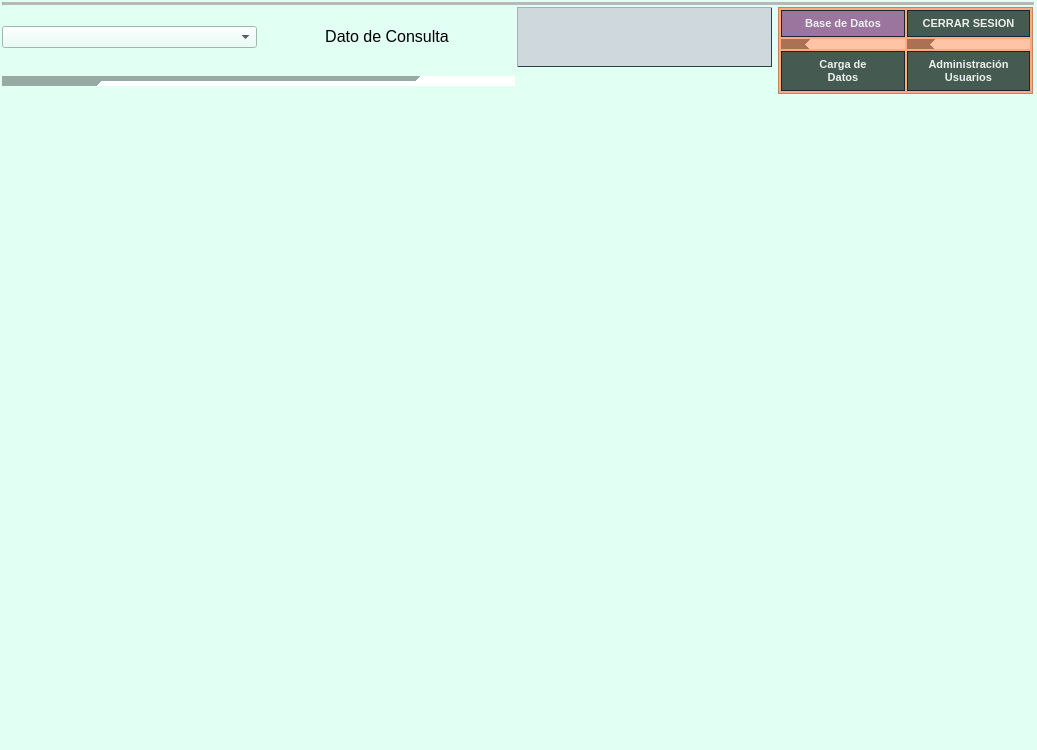
<?xml version="1.0" encoding="UTF-8"?>
<ui version="4.0">
 <class>MainWindow</class>
 <widget class="QMainWindow" name="MainWindow">
  <property name="geometry">
   <rect>
    <x>0</x>
    <y>0</y>
    <width>1037</width>
    <height>750</height>
   </rect>
  </property>
  <property name="sizePolicy">
   <sizepolicy hsizetype="Expanding" vsizetype="Preferred">
    <horstretch>0</horstretch>
    <verstretch>0</verstretch>
   </sizepolicy>
  </property>
  <property name="sizeIncrement">
   <size>
    <width>1</width>
    <height>1</height>
   </size>
  </property>
  <property name="baseSize">
   <size>
    <width>0</width>
    <height>0</height>
   </size>
  </property>
  <property name="palette">
   <palette>
    <active>
     <colorrole role="WindowText">
      <brush brushstyle="SolidPattern">
       <color alpha="255">
        <red>255</red>
        <green>255</green>
        <blue>255</blue>
       </color>
      </brush>
     </colorrole>
     <colorrole role="Button">
      <brush brushstyle="SolidPattern">
       <color alpha="255">
        <red>226</red>
        <green>255</green>
        <blue>244</blue>
       </color>
      </brush>
     </colorrole>
     <colorrole role="Base">
      <brush brushstyle="SolidPattern">
       <color alpha="255">
        <red>226</red>
        <green>255</green>
        <blue>244</blue>
       </color>
      </brush>
     </colorrole>
     <colorrole role="Window">
      <brush brushstyle="SolidPattern">
       <color alpha="255">
        <red>226</red>
        <green>255</green>
        <blue>244</blue>
       </color>
      </brush>
     </colorrole>
    </active>
    <inactive>
     <colorrole role="WindowText">
      <brush brushstyle="SolidPattern">
       <color alpha="255">
        <red>255</red>
        <green>255</green>
        <blue>255</blue>
       </color>
      </brush>
     </colorrole>
     <colorrole role="Button">
      <brush brushstyle="SolidPattern">
       <color alpha="255">
        <red>226</red>
        <green>255</green>
        <blue>244</blue>
       </color>
      </brush>
     </colorrole>
     <colorrole role="Base">
      <brush brushstyle="SolidPattern">
       <color alpha="255">
        <red>226</red>
        <green>255</green>
        <blue>244</blue>
       </color>
      </brush>
     </colorrole>
     <colorrole role="Window">
      <brush brushstyle="SolidPattern">
       <color alpha="255">
        <red>226</red>
        <green>255</green>
        <blue>244</blue>
       </color>
      </brush>
     </colorrole>
    </inactive>
    <disabled>
     <colorrole role="Button">
      <brush brushstyle="SolidPattern">
       <color alpha="255">
        <red>226</red>
        <green>255</green>
        <blue>244</blue>
       </color>
      </brush>
     </colorrole>
     <colorrole role="Base">
      <brush brushstyle="SolidPattern">
       <color alpha="255">
        <red>226</red>
        <green>255</green>
        <blue>244</blue>
       </color>
      </brush>
     </colorrole>
     <colorrole role="Window">
      <brush brushstyle="SolidPattern">
       <color alpha="255">
        <red>226</red>
        <green>255</green>
        <blue>244</blue>
       </color>
      </brush>
     </colorrole>
     <colorrole role="ToolTipText">
      <brush brushstyle="SolidPattern">
       <color alpha="255">
        <red>255</red>
        <green>255</green>
        <blue>255</blue>
       </color>
      </brush>
     </colorrole>
    </disabled>
   </palette>
  </property>
  <property name="windowTitle">
   <string>Base de Datos</string>
  </property>
  <property name="windowIcon">
   <iconset>
    <normaloff>../../Users/archivodatcorrsa/.designer/img/Escudo.ico</normaloff>../../Users/archivodatcorrsa/.designer/img/Escudo.ico</iconset>
  </property>
  <property name="windowOpacity">
   <double>99.000000000000000</double>
  </property>
  <property name="styleSheet">
   <string notr="true">
background-color: rgb(226, 255, 244);</string>
  </property>
  <widget class="QWidget" name="centralwidget">
   <property name="enabled">
    <bool>true</bool>
   </property>
   <property name="palette">
    <palette>
     <active>
      <colorrole role="WindowText">
       <brush brushstyle="SolidPattern">
        <color alpha="255">
         <red>0</red>
         <green>0</green>
         <blue>0</blue>
        </color>
       </brush>
      </colorrole>
      <colorrole role="Button">
       <brush brushstyle="SolidPattern">
        <color alpha="255">
         <red>226</red>
         <green>255</green>
         <blue>244</blue>
        </color>
       </brush>
      </colorrole>
      <colorrole role="Text">
       <brush brushstyle="SolidPattern">
        <color alpha="255">
         <red>0</red>
         <green>0</green>
         <blue>0</blue>
        </color>
       </brush>
      </colorrole>
      <colorrole role="Base">
       <brush brushstyle="SolidPattern">
        <color alpha="255">
         <red>226</red>
         <green>255</green>
         <blue>244</blue>
        </color>
       </brush>
      </colorrole>
      <colorrole role="Window">
       <brush brushstyle="SolidPattern">
        <color alpha="255">
         <red>226</red>
         <green>255</green>
         <blue>244</blue>
        </color>
       </brush>
      </colorrole>
     </active>
     <inactive>
      <colorrole role="WindowText">
       <brush brushstyle="SolidPattern">
        <color alpha="255">
         <red>0</red>
         <green>0</green>
         <blue>0</blue>
        </color>
       </brush>
      </colorrole>
      <colorrole role="Button">
       <brush brushstyle="SolidPattern">
        <color alpha="255">
         <red>226</red>
         <green>255</green>
         <blue>244</blue>
        </color>
       </brush>
      </colorrole>
      <colorrole role="Text">
       <brush brushstyle="SolidPattern">
        <color alpha="255">
         <red>0</red>
         <green>0</green>
         <blue>0</blue>
        </color>
       </brush>
      </colorrole>
      <colorrole role="Base">
       <brush brushstyle="SolidPattern">
        <color alpha="255">
         <red>226</red>
         <green>255</green>
         <blue>244</blue>
        </color>
       </brush>
      </colorrole>
      <colorrole role="Window">
       <brush brushstyle="SolidPattern">
        <color alpha="255">
         <red>226</red>
         <green>255</green>
         <blue>244</blue>
        </color>
       </brush>
      </colorrole>
     </inactive>
     <disabled>
      <colorrole role="Button">
       <brush brushstyle="SolidPattern">
        <color alpha="255">
         <red>226</red>
         <green>255</green>
         <blue>244</blue>
        </color>
       </brush>
      </colorrole>
      <colorrole role="Base">
       <brush brushstyle="SolidPattern">
        <color alpha="255">
         <red>226</red>
         <green>255</green>
         <blue>244</blue>
        </color>
       </brush>
      </colorrole>
      <colorrole role="Window">
       <brush brushstyle="SolidPattern">
        <color alpha="255">
         <red>226</red>
         <green>255</green>
         <blue>244</blue>
        </color>
       </brush>
      </colorrole>
     </disabled>
    </palette>
   </property>
   <property name="font">
    <font>
     <bold>true</bold>
    </font>
   </property>
   <layout class="QGridLayout" name="gridLayout_2">
    <item row="7" column="1">
     <widget class="QLabel" name="mi_data_cons">
      <property name="sizePolicy">
       <sizepolicy hsizetype="Expanding" vsizetype="Expanding">
        <horstretch>0</horstretch>
        <verstretch>0</verstretch>
       </sizepolicy>
      </property>
      <property name="maximumSize">
       <size>
        <width>303</width>
        <height>15</height>
       </size>
      </property>
      <property name="palette">
       <palette>
        <active>
         <colorrole role="WindowText">
          <brush brushstyle="SolidPattern">
           <color alpha="255">
            <red>0</red>
            <green>0</green>
            <blue>0</blue>
           </color>
          </brush>
         </colorrole>
         <colorrole role="Button">
          <brush brushstyle="SolidPattern">
           <color alpha="255">
            <red>226</red>
            <green>255</green>
            <blue>244</blue>
           </color>
          </brush>
         </colorrole>
         <colorrole role="Text">
          <brush brushstyle="SolidPattern">
           <color alpha="255">
            <red>0</red>
            <green>0</green>
            <blue>0</blue>
           </color>
          </brush>
         </colorrole>
         <colorrole role="Base">
          <brush brushstyle="SolidPattern">
           <color alpha="255">
            <red>226</red>
            <green>255</green>
            <blue>244</blue>
           </color>
          </brush>
         </colorrole>
         <colorrole role="Window">
          <brush brushstyle="SolidPattern">
           <color alpha="255">
            <red>226</red>
            <green>255</green>
            <blue>244</blue>
           </color>
          </brush>
         </colorrole>
        </active>
        <inactive>
         <colorrole role="WindowText">
          <brush brushstyle="SolidPattern">
           <color alpha="255">
            <red>0</red>
            <green>0</green>
            <blue>0</blue>
           </color>
          </brush>
         </colorrole>
         <colorrole role="Button">
          <brush brushstyle="SolidPattern">
           <color alpha="255">
            <red>226</red>
            <green>255</green>
            <blue>244</blue>
           </color>
          </brush>
         </colorrole>
         <colorrole role="Text">
          <brush brushstyle="SolidPattern">
           <color alpha="255">
            <red>0</red>
            <green>0</green>
            <blue>0</blue>
           </color>
          </brush>
         </colorrole>
         <colorrole role="Base">
          <brush brushstyle="SolidPattern">
           <color alpha="255">
            <red>226</red>
            <green>255</green>
            <blue>244</blue>
           </color>
          </brush>
         </colorrole>
         <colorrole role="Window">
          <brush brushstyle="SolidPattern">
           <color alpha="255">
            <red>226</red>
            <green>255</green>
            <blue>244</blue>
           </color>
          </brush>
         </colorrole>
        </inactive>
        <disabled>
         <colorrole role="WindowText">
          <brush brushstyle="SolidPattern">
           <color alpha="255">
            <red>0</red>
            <green>0</green>
            <blue>0</blue>
           </color>
          </brush>
         </colorrole>
         <colorrole role="Button">
          <brush brushstyle="SolidPattern">
           <color alpha="255">
            <red>226</red>
            <green>255</green>
            <blue>244</blue>
           </color>
          </brush>
         </colorrole>
         <colorrole role="Text">
          <brush brushstyle="SolidPattern">
           <color alpha="255">
            <red>0</red>
            <green>0</green>
            <blue>0</blue>
           </color>
          </brush>
         </colorrole>
         <colorrole role="Base">
          <brush brushstyle="SolidPattern">
           <color alpha="255">
            <red>226</red>
            <green>255</green>
            <blue>244</blue>
           </color>
          </brush>
         </colorrole>
         <colorrole role="Window">
          <brush brushstyle="SolidPattern">
           <color alpha="255">
            <red>226</red>
            <green>255</green>
            <blue>244</blue>
           </color>
          </brush>
         </colorrole>
        </disabled>
       </palette>
      </property>
      <property name="font">
       <font>
        <pointsize>12</pointsize>
        <bold>false</bold>
       </font>
      </property>
      <property name="contextMenuPolicy">
       <enum>Qt::ContextMenuPolicy::NoContextMenu</enum>
      </property>
      <property name="styleSheet">
       <string notr="true">QLabel[subtitulo=&quot;true&quot;] {
background-color: transparent;
  
    border-bottom: 1px solid #b0bec5;
    padding-bottom: 2px;
}
</string>
      </property>
      <property name="text">
       <string>Dato de Consulta</string>
      </property>
      <property name="alignment">
       <set>Qt::AlignmentFlag::AlignCenter</set>
      </property>
     </widget>
    </item>
    <item row="0" column="0" colspan="7">
     <widget class="Line" name="line">
      <property name="minimumSize">
       <size>
        <width>2</width>
        <height>0</height>
       </size>
      </property>
      <property name="midLineWidth">
       <number>11</number>
      </property>
      <property name="orientation">
       <enum>Qt::Orientation::Horizontal</enum>
      </property>
     </widget>
    </item>
    <item row="12" column="0" colspan="7">
     <layout class="QGridLayout" name="gridLayout_8">
      <item row="0" column="0">
       <widget class="QTabWidget" name="tabwidget_resultados_consulta">
        <property name="sizePolicy">
         <sizepolicy hsizetype="Expanding" vsizetype="Expanding">
          <horstretch>0</horstretch>
          <verstretch>0</verstretch>
         </sizepolicy>
        </property>
        <property name="maximumSize">
         <size>
          <width>16777215</width>
          <height>16777215</height>
         </size>
        </property>
        <property name="font">
         <font>
          <family>Tahoma</family>
          <pointsize>11</pointsize>
          <bold>true</bold>
         </font>
        </property>
        <property name="styleSheet">
         <string notr="true">QTabBar::tab {
    background-color:#dfe6cf;
    color: black;
    font-weight: bold;
    padding: 9px 14px;
    margin-top: 2px;
    border-top-left-radius: 38px;
    border-top-right-radius: 38px;
    border: 2px solid #1a252f;
    border-bottom: none;
}

QTabBar::tab:selected {
    background-color:#605b78;
    color: white;
    margin-top: 0px;
    border-bottom: 2px solid #34495e;
}
background-color: rgb(182, 182, 182);
</string>
        </property>
        <property name="tabPosition">
         <enum>QTabWidget::TabPosition::North</enum>
        </property>
        <property name="tabShape">
         <enum>QTabWidget::TabShape::Triangular</enum>
        </property>
        <property name="currentIndex">
         <number>-1</number>
        </property>
        <property name="elideMode">
         <enum>Qt::TextElideMode::ElideLeft</enum>
        </property>
        <property name="usesScrollButtons">
         <bool>false</bool>
        </property>
        <property name="documentMode">
         <bool>true</bool>
        </property>
        <property name="movable">
         <bool>false</bool>
        </property>
        <property name="tabBarAutoHide">
         <bool>false</bool>
        </property>
       </widget>
      </item>
     </layout>
    </item>
    <item row="7" column="2">
     <widget class="QLineEdit" name="entry_consultar">
      <property name="sizePolicy">
       <sizepolicy hsizetype="Expanding" vsizetype="Preferred">
        <horstretch>0</horstretch>
        <verstretch>0</verstretch>
       </sizepolicy>
      </property>
      <property name="palette">
       <palette>
        <active>
         <colorrole role="WindowText">
          <brush brushstyle="SolidPattern">
           <color alpha="255">
            <red>26</red>
            <green>37</green>
            <blue>47</blue>
           </color>
          </brush>
         </colorrole>
         <colorrole role="Button">
          <brush brushstyle="SolidPattern">
           <color alpha="255">
            <red>207</red>
            <green>216</green>
            <blue>220</blue>
           </color>
          </brush>
         </colorrole>
         <colorrole role="Text">
          <brush brushstyle="SolidPattern">
           <color alpha="255">
            <red>26</red>
            <green>37</green>
            <blue>47</blue>
           </color>
          </brush>
         </colorrole>
         <colorrole role="ButtonText">
          <brush brushstyle="SolidPattern">
           <color alpha="255">
            <red>26</red>
            <green>37</green>
            <blue>47</blue>
           </color>
          </brush>
         </colorrole>
         <colorrole role="Base">
          <brush brushstyle="SolidPattern">
           <color alpha="255">
            <red>207</red>
            <green>216</green>
            <blue>220</blue>
           </color>
          </brush>
         </colorrole>
         <colorrole role="Window">
          <brush brushstyle="SolidPattern">
           <color alpha="255">
            <red>207</red>
            <green>216</green>
            <blue>220</blue>
           </color>
          </brush>
         </colorrole>
         <colorrole role="Shadow">
          <brush brushstyle="SolidPattern">
           <color alpha="255">
            <red>255</red>
            <green>255</green>
            <blue>255</blue>
           </color>
          </brush>
         </colorrole>
         <colorrole role="PlaceholderText">
          <brush brushstyle="SolidPattern">
           <color alpha="128">
            <red>26</red>
            <green>37</green>
            <blue>47</blue>
           </color>
          </brush>
         </colorrole>
        </active>
        <inactive>
         <colorrole role="WindowText">
          <brush brushstyle="SolidPattern">
           <color alpha="255">
            <red>26</red>
            <green>37</green>
            <blue>47</blue>
           </color>
          </brush>
         </colorrole>
         <colorrole role="Button">
          <brush brushstyle="SolidPattern">
           <color alpha="255">
            <red>207</red>
            <green>216</green>
            <blue>220</blue>
           </color>
          </brush>
         </colorrole>
         <colorrole role="Text">
          <brush brushstyle="SolidPattern">
           <color alpha="255">
            <red>26</red>
            <green>37</green>
            <blue>47</blue>
           </color>
          </brush>
         </colorrole>
         <colorrole role="ButtonText">
          <brush brushstyle="SolidPattern">
           <color alpha="255">
            <red>26</red>
            <green>37</green>
            <blue>47</blue>
           </color>
          </brush>
         </colorrole>
         <colorrole role="Base">
          <brush brushstyle="SolidPattern">
           <color alpha="255">
            <red>207</red>
            <green>216</green>
            <blue>220</blue>
           </color>
          </brush>
         </colorrole>
         <colorrole role="Window">
          <brush brushstyle="SolidPattern">
           <color alpha="255">
            <red>207</red>
            <green>216</green>
            <blue>220</blue>
           </color>
          </brush>
         </colorrole>
         <colorrole role="PlaceholderText">
          <brush brushstyle="SolidPattern">
           <color alpha="128">
            <red>26</red>
            <green>37</green>
            <blue>47</blue>
           </color>
          </brush>
         </colorrole>
        </inactive>
        <disabled>
         <colorrole role="WindowText">
          <brush brushstyle="SolidPattern">
           <color alpha="255">
            <red>26</red>
            <green>37</green>
            <blue>47</blue>
           </color>
          </brush>
         </colorrole>
         <colorrole role="Button">
          <brush brushstyle="SolidPattern">
           <color alpha="255">
            <red>207</red>
            <green>216</green>
            <blue>220</blue>
           </color>
          </brush>
         </colorrole>
         <colorrole role="Text">
          <brush brushstyle="SolidPattern">
           <color alpha="255">
            <red>26</red>
            <green>37</green>
            <blue>47</blue>
           </color>
          </brush>
         </colorrole>
         <colorrole role="ButtonText">
          <brush brushstyle="SolidPattern">
           <color alpha="255">
            <red>26</red>
            <green>37</green>
            <blue>47</blue>
           </color>
          </brush>
         </colorrole>
         <colorrole role="Base">
          <brush brushstyle="SolidPattern">
           <color alpha="255">
            <red>207</red>
            <green>216</green>
            <blue>220</blue>
           </color>
          </brush>
         </colorrole>
         <colorrole role="Window">
          <brush brushstyle="SolidPattern">
           <color alpha="255">
            <red>207</red>
            <green>216</green>
            <blue>220</blue>
           </color>
          </brush>
         </colorrole>
         <colorrole role="PlaceholderText">
          <brush brushstyle="SolidPattern">
           <color alpha="128">
            <red>26</red>
            <green>37</green>
            <blue>47</blue>
           </color>
          </brush>
         </colorrole>
        </disabled>
       </palette>
      </property>
      <property name="font">
       <font>
        <family>Calibri</family>
        <pointsize>15</pointsize>
        <italic>false</italic>
        <fontweight>Black</fontweight>
       </font>
      </property>
      <property name="focusPolicy">
       <enum>Qt::FocusPolicy::WheelFocus</enum>
      </property>
      <property name="acceptDrops">
       <bool>false</bool>
      </property>
      <property name="toolTip">
       <string>&lt;html&gt;&lt;head/&gt;&lt;body&gt;&lt;p align=&quot;center&quot;&gt;&lt;span style=&quot; font-weight:700;&quot;&gt;DATO DE CONSULTA&lt;/span&gt;&lt;/p&gt;&lt;/body&gt;&lt;/html&gt;</string>
      </property>
      <property name="layoutDirection">
       <enum>Qt::LayoutDirection::LeftToRight</enum>
      </property>
      <property name="autoFillBackground">
       <bool>false</bool>
      </property>
      <property name="styleSheet">
       <string notr="true">QLineEdit {
    background-color: #cfd8dc;
    border: 1px solid #455a64;


    color: #1a252f;

    /* relieve simulado */
    border-top-color: #a7b1b7;   /* borde superior más claro */
    border-left-color: #a7b1b7;  /* borde izquierdo más claro */
    border-right-color: #2e3d45; /* borde derecho más oscuro */
    border-bottom-color: #2e3d45;
}

QLineEdit:focus {
    background-color: #b0bec5;
    border: 2px solid #2e4053;
    color: #0f1419;
    outline: none;
}</string>
      </property>
      <property name="inputMethodHints">
       <set>Qt::InputMethodHint::ImhNone</set>
      </property>
      <property name="text">
       <string/>
      </property>
      <property name="maxLength">
       <number>32768</number>
      </property>
      <property name="frame">
       <bool>true</bool>
      </property>
      <property name="echoMode">
       <enum>QLineEdit::EchoMode::Normal</enum>
      </property>
      <property name="alignment">
       <set>Qt::AlignmentFlag::AlignCenter</set>
      </property>
      <property name="dragEnabled">
       <bool>true</bool>
      </property>
      <property name="cursorMoveStyle">
       <enum>Qt::CursorMoveStyle::VisualMoveStyle</enum>
      </property>
     </widget>
    </item>
    <item row="7" column="5" rowspan="2">
     <widget class="QFrame" name="frame">
      <property name="sizePolicy">
       <sizepolicy hsizetype="Expanding" vsizetype="Preferred">
        <horstretch>0</horstretch>
        <verstretch>0</verstretch>
       </sizepolicy>
      </property>
      <property name="styleSheet">
       <string notr="true">background-color: rgb(255, 170, 127);</string>
      </property>
      <property name="frameShape">
       <enum>QFrame::Shape::StyledPanel</enum>
      </property>
      <property name="frameShadow">
       <enum>QFrame::Shadow::Raised</enum>
      </property>
      <layout class="QGridLayout" name="gridLayout">
       <item row="1" column="0">
        <widget class="Line" name="line_2">
         <property name="sizePolicy">
          <sizepolicy hsizetype="Minimum" vsizetype="Fixed">
           <horstretch>0</horstretch>
           <verstretch>0</verstretch>
          </sizepolicy>
         </property>
         <property name="minimumSize">
          <size>
           <width>0</width>
           <height>10</height>
          </size>
         </property>
         <property name="lineWidth">
          <number>100</number>
         </property>
         <property name="orientation">
          <enum>Qt::Orientation::Horizontal</enum>
         </property>
        </widget>
       </item>
       <item row="0" column="0">
        <widget class="QPushButton" name="pushButton_consulta_bases">
         <property name="cursor">
          <cursorShape>PointingHandCursor</cursorShape>
         </property>
         <property name="toolTip">
          <string>&lt;html&gt;&lt;head/&gt;&lt;body&gt;&lt;p align=&quot;center&quot;&gt;&lt;span style=&quot; font-weight:700;&quot;&gt;BASE DE&lt;br/&gt;DATOS&lt;br/&gt;DATCORR&lt;/span&gt;&lt;/p&gt;&lt;/body&gt;&lt;/html&gt;</string>
         </property>
         <property name="styleSheet">
          <string notr="true">QPushButton {
    background-color:#9b759e;
    color: #ecf0f1;
    border: 1px solid #1a252f;
 
    padding: 6px 12px;
    font-weight: bold;
    font-size: 11px;
}
QPushButton:hover {
    background-color: #948d76;     /* tono más claro al pasar el mouse */
}
QPushButton:pressed {
    background-color: #bab9b5;     /* más oscuro al presionar */
    border: 2px solid #1a252f;
}
QPushButton:disabled {
    background-color: #a7b0b5;
    color: #dfe4e8;
    border: 1px solid #95a5a6;
}</string>
         </property>
         <property name="text">
          <string>Base de Datos</string>
         </property>
        </widget>
       </item>
       <item row="2" column="0">
        <widget class="QPushButton" name="pushButton_carga_datos">
         <property name="cursor">
          <cursorShape>PointingHandCursor</cursorShape>
         </property>
         <property name="toolTip">
          <string>&lt;html&gt;&lt;head/&gt;&lt;body&gt;&lt;p align=&quot;center&quot;&gt;INICIAR SESION &lt;br/&gt;DE &lt;br/&gt;CARGA DE DATOS&lt;/p&gt;&lt;/body&gt;&lt;/html&gt;</string>
         </property>
         <property name="styleSheet">
          <string notr="true">QPushButton {
    background-color: #455a50;
    color: #ecf0f1;
    border: 1px solid #1a252f;
 
    padding: 6px 12px;
    font-weight: bold;
    font-size: 11px;
}
QPushButton:hover {
    background-color: #546e7a;     /* tono más claro al pasar el mouse */
}
QPushButton:pressed {
    background-color: #2e4053;     /* más oscuro al presionar */
    border: 2px solid #1a252f;
}
QPushButton:disabled {
    background-color: #a7b0b5;
    color: #dfe4e8;
    border: 1px solid #95a5a6;
}</string>
         </property>
         <property name="text">
          <string>Carga de 
Datos</string>
         </property>
        </widget>
       </item>
       <item row="0" column="1">
        <widget class="QPushButton" name="boton_cerrar_sesion">
         <property name="cursor">
          <cursorShape>PointingHandCursor</cursorShape>
         </property>
         <property name="toolTip">
          <string>&lt;html&gt;&lt;head/&gt;&lt;body&gt;&lt;p align=&quot;center&quot;&gt;CERRAR SESION&lt;/p&gt;&lt;/body&gt;&lt;/html&gt;</string>
         </property>
         <property name="styleSheet">
          <string notr="true">QPushButton {
    background-color: #455a50;
    color: #ecf0f1;
    border: 1px solid #1a252f;
 
    padding: 6px 12px;
    font-weight: bold;
    font-size: 11px;
}
QPushButton:hover {
    background-color: #546e7a;     /* tono más claro al pasar el mouse */
}
QPushButton:pressed {
    background-color: #2e4053;     /* más oscuro al presionar */
    border: 2px solid #1a252f;
}
QPushButton:disabled {
    background-color: #a7b0b5;
    color: #dfe4e8;
    border: 1px solid #95a5a6;
}</string>
         </property>
         <property name="text">
          <string>CERRAR SESION</string>
         </property>
        </widget>
       </item>
       <item row="1" column="1">
        <widget class="Line" name="line_4">
         <property name="sizePolicy">
          <sizepolicy hsizetype="Minimum" vsizetype="Fixed">
           <horstretch>0</horstretch>
           <verstretch>0</verstretch>
          </sizepolicy>
         </property>
         <property name="minimumSize">
          <size>
           <width>0</width>
           <height>10</height>
          </size>
         </property>
         <property name="lineWidth">
          <number>100</number>
         </property>
         <property name="orientation">
          <enum>Qt::Orientation::Horizontal</enum>
         </property>
        </widget>
       </item>
       <item row="2" column="1">
        <widget class="QPushButton" name="boton_adm_usuar">
         <property name="cursor">
          <cursorShape>PointingHandCursor</cursorShape>
         </property>
         <property name="toolTip">
          <string>&lt;html&gt;&lt;head/&gt;&lt;body&gt;&lt;p align=&quot;center&quot;&gt;MANEJO&lt;br/&gt;DE&lt;br/&gt;USUARIOS&lt;/p&gt;&lt;/body&gt;&lt;/html&gt;</string>
         </property>
         <property name="styleSheet">
          <string notr="true">QPushButton {
    background-color: #455a50;
    color: #ecf0f1;
    border: 1px solid #1a252f;
 
    padding: 6px 12px;
    font-weight: bold;
    font-size: 11px;
}
QPushButton:hover {
    background-color: #546e7a;     /* tono más claro al pasar el mouse */
}
QPushButton:pressed {
    background-color: #2e4053;     /* más oscuro al presionar */
    border: 2px solid #1a252f;
}
QPushButton:disabled {
    background-color: #a7b0b5;
    color: #dfe4e8;
    border: 1px solid #95a5a6;
}</string>
         </property>
         <property name="text">
          <string>Administración 
Usuarios</string>
         </property>
        </widget>
       </item>
      </layout>
     </widget>
    </item>
    <item row="7" column="0">
     <widget class="QComboBox" name="combo_bases">
      <property name="sizePolicy">
       <sizepolicy hsizetype="Expanding" vsizetype="Fixed">
        <horstretch>0</horstretch>
        <verstretch>0</verstretch>
       </sizepolicy>
      </property>
      <property name="palette">
       <palette>
        <active>
         <colorrole role="Button">
          <brush brushstyle="SolidPattern">
           <color alpha="255">
            <red>226</red>
            <green>255</green>
            <blue>244</blue>
           </color>
          </brush>
         </colorrole>
         <colorrole role="Base">
          <brush brushstyle="SolidPattern">
           <color alpha="255">
            <red>226</red>
            <green>255</green>
            <blue>244</blue>
           </color>
          </brush>
         </colorrole>
         <colorrole role="Window">
          <brush brushstyle="SolidPattern">
           <color alpha="255">
            <red>226</red>
            <green>255</green>
            <blue>244</blue>
           </color>
          </brush>
         </colorrole>
        </active>
        <inactive>
         <colorrole role="Button">
          <brush brushstyle="SolidPattern">
           <color alpha="255">
            <red>226</red>
            <green>255</green>
            <blue>244</blue>
           </color>
          </brush>
         </colorrole>
         <colorrole role="Base">
          <brush brushstyle="SolidPattern">
           <color alpha="255">
            <red>226</red>
            <green>255</green>
            <blue>244</blue>
           </color>
          </brush>
         </colorrole>
         <colorrole role="Window">
          <brush brushstyle="SolidPattern">
           <color alpha="255">
            <red>226</red>
            <green>255</green>
            <blue>244</blue>
           </color>
          </brush>
         </colorrole>
        </inactive>
        <disabled>
         <colorrole role="Button">
          <brush brushstyle="SolidPattern">
           <color alpha="255">
            <red>226</red>
            <green>255</green>
            <blue>244</blue>
           </color>
          </brush>
         </colorrole>
         <colorrole role="Base">
          <brush brushstyle="SolidPattern">
           <color alpha="255">
            <red>226</red>
            <green>255</green>
            <blue>244</blue>
           </color>
          </brush>
         </colorrole>
         <colorrole role="Window">
          <brush brushstyle="SolidPattern">
           <color alpha="255">
            <red>226</red>
            <green>255</green>
            <blue>244</blue>
           </color>
          </brush>
         </colorrole>
        </disabled>
       </palette>
      </property>
      <property name="toolTip">
       <string>&lt;html&gt;&lt;head/&gt;&lt;body&gt;&lt;p align=&quot;center&quot;&gt;&lt;span style=&quot; font-weight:700;&quot;&gt;SELECCIONAR BASE &lt;br/&gt;DE DATOS&lt;/span&gt;&lt;/p&gt;&lt;/body&gt;&lt;/html&gt;</string>
      </property>
      <property name="styleSheet">
       <string notr="true"/>
      </property>
      <property name="currentIndex">
       <number>-1</number>
      </property>
      <property name="sizeAdjustPolicy">
       <enum>QComboBox::SizeAdjustPolicy::AdjustToContents</enum>
      </property>
      <property name="minimumContentsLength">
       <number>0</number>
      </property>
      <property name="placeholderText">
       <string>Seleccione una Base</string>
      </property>
     </widget>
    </item>
    <item row="8" column="0" colspan="2">
     <widget class="Line" name="line_3">
      <property name="sizePolicy">
       <sizepolicy hsizetype="Minimum" vsizetype="Fixed">
        <horstretch>0</horstretch>
        <verstretch>0</verstretch>
       </sizepolicy>
      </property>
      <property name="minimumSize">
       <size>
        <width>0</width>
        <height>10</height>
       </size>
      </property>
      <property name="lineWidth">
       <number>100</number>
      </property>
      <property name="orientation">
       <enum>Qt::Orientation::Horizontal</enum>
      </property>
     </widget>
    </item>
   </layout>
  </widget>
  <action name="menu_ayuda">
   <property name="icon">
    <iconset>
     <normaloff>../../Users/archivodatcorrsa/visor_viernes/img/whastapp.png</normaloff>../../Users/archivodatcorrsa/visor_viernes/img/whastapp.png</iconset>
   </property>
   <property name="text">
    <string>Datcorr</string>
   </property>
  </action>
  <action name="actionManejo_de_Usuarios">
   <property name="text">
    <string>Manejo de Usuarios</string>
   </property>
  </action>
  <action name="actionSalir">
   <property name="checkable">
    <bool>true</bool>
   </property>
   <property name="text">
    <string>Salir</string>
   </property>
  </action>
  <action name="actionVersion_1_0">
   <property name="text">
    <string>Version: 1.0</string>
   </property>
  </action>
  <action name="actionImagenes">
   <property name="text">
    <string>Imagenes</string>
   </property>
  </action>
  <action name="actionBase_De_Datos">
   <property name="text">
    <string>Base De Datos</string>
   </property>
  </action>
  <action name="actionDatcorr">
   <property name="text">
    <string>Datcorr</string>
   </property>
  </action>
  <action name="actionDatcorr_2">
   <property name="text">
    <string>Datcorr</string>
   </property>
  </action>
 </widget>
 <layoutdefault spacing="2" margin="2"/>
 <resources/>
 <connections/>
</ui>
